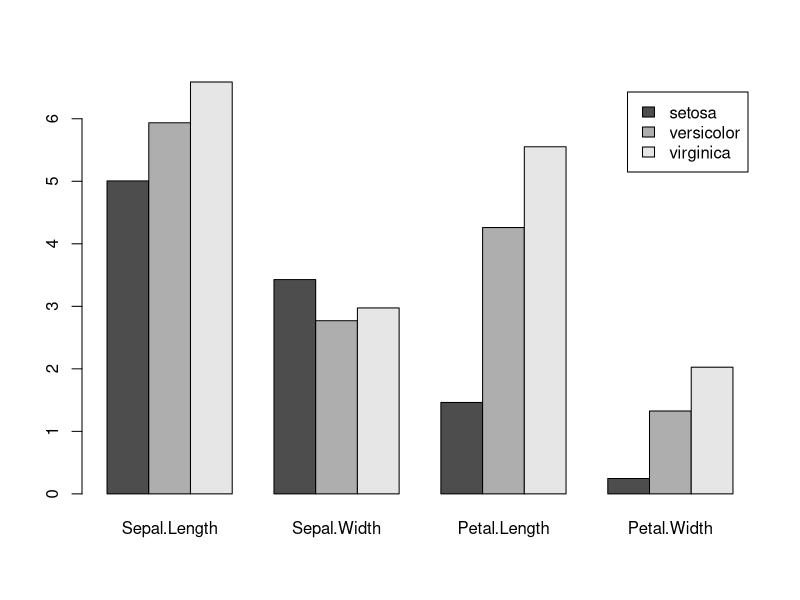

Write the R code that produced this figure.
## ---- chunk 1

iris_list <- split(iris, iris$Species)
iris2 <- lapply(iris_list, function(x){subset(x, select=-Species)})
mydf <- lapply(iris2, function(x){apply(x, 2, mean)})
mydf2 <- rbind(mydf$setosa, mydf$versicolor, mydf$virginica)
barplot(mydf2, beside = T, legend.text = c("setosa", "versicolor", "virginica"))

#lapply(iris2, function(x){apply(x, 2, sd)})

